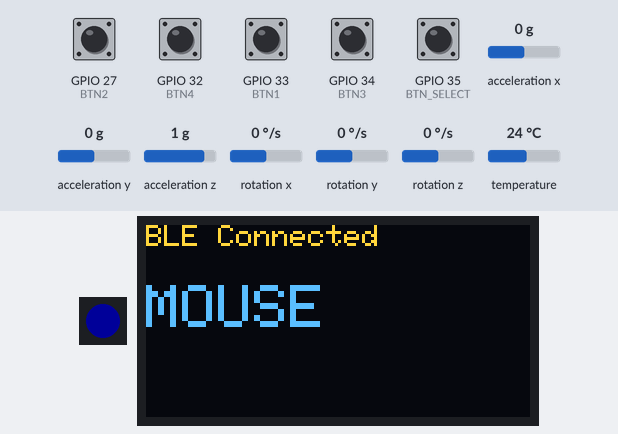
A sketch run on a simulated ESP32. Parts: 1 RGB LEDs in strip order, left to right, 128×64 one-colour display. The inputs (shaded band) are chosen by the test bench; at power-on: GPIO 27 (BTN2), GPIO 32 (BTN4), GPIO 33 (BTN1), GPIO 34 (BTN3), GPIO 35 (BTN_SELECT) HIGH, acceleration x 0 g, acceleration y 0 g, acceleration z 1 g, rotation x 0 °/s, rotation y 0 °/s, rotation z 0 °/s, temperature 24 °C. Dim RGB values are drawn brighter than linear; the OLED is the two-colour kind (top 16 rows yellow); USB keyboard and mouse output is not drawn; what the sketch prints to the serial monitor is not drawn.

Above: at 2.2 s.
2.3 s: GPIO 35 (BTN_SELECT) pulled LOW for 0.15 s
At 3.6 s:
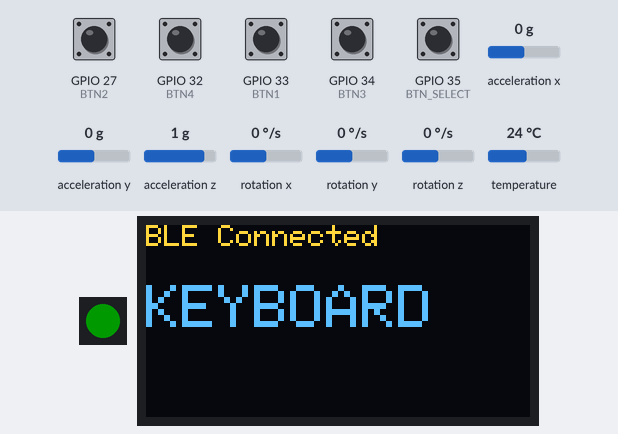
10.8 s: GPIO 35 (BTN_SELECT) pulled LOW for 1 s
At 11.8 s:
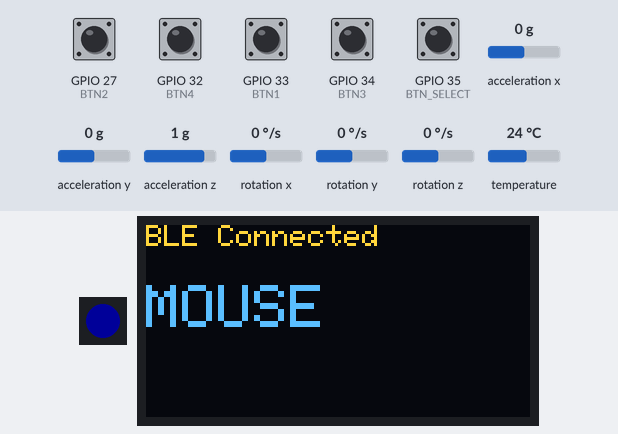
Timing chart, 0 to 13.8 s (numbered marks = the images above; inputs shaded):
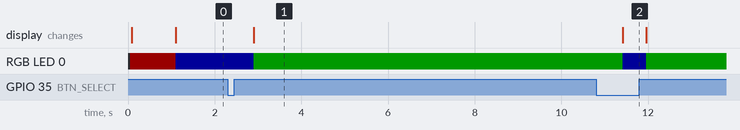

Measured:
- after the input at 2.3 s, RGB LED 0: RGB(0, 0, 25) → RGB(0, 25, 0) after 0.60 s; the display: changes after 0.60 s (image 1)
- after the input at 10.8 s, RGB LED 0: RGB(0, 25, 0) → RGB(0, 0, 25) after 0.62 s, → RGB(0, 25, 0) 0.55 s later; the display: changes after 0.62 s (image 2)

The sketch:

withOLED.ino
```cpp
#include <BleCombo.h>
#include <Adafruit_MPU6050.h>
#include <Adafruit_Sensor.h>
#include <Adafruit_NeoPixel.h>
#include <Wire.h>
#include <Adafruit_SSD1306.h>

// ================== CONFIGURATION ==================
#define SPEED 10   // Adjust mouse speed
#define PIXEL_PIN 2
#define NUM_PIXELS 1

// OLED
#define SCREEN_WIDTH 128
#define SCREEN_HEIGHT 64
#define OLED_RESET -1
Adafruit_SSD1306 display(SCREEN_WIDTH, SCREEN_HEIGHT, &Wire, OLED_RESET);

// ================== BUTTON PINS =====================
#define BTN_SELECT 35  // Mode switch button
#define BTN1       33
#define BTN2       27
#define BTN3       34
#define BTN4       32

// ================== OBJECTS =========================
Adafruit_MPU6050 mpu;
Adafruit_NeoPixel pixel(NUM_PIXELS, PIXEL_PIN, NEO_GRB + NEO_KHZ800);

// ================== VARIABLES =======================
bool mouseMode = true;   // Start in mouse mode
unsigned long buttonPressStart = 0;
bool buttonHeld = false;

// ================== SETUP ===========================
void setup() {
  Serial.begin(115200);
  Serial.println("Starting...");

  // BLE
  Keyboard.begin();
  Mouse.begin();

  // Buttons
  pinMode(BTN_SELECT, INPUT_PULLUP);
  pinMode(BTN1, INPUT_PULLUP);
  pinMode(BTN2, INPUT_PULLUP);
  pinMode(BTN3, INPUT_PULLUP);
  pinMode(BTN4, INPUT_PULLUP);

  // Pixel LED
  pixel.begin();
  pixel.show();
  setPixelColor(false, false);

  // OLED
  if (!display.begin(SSD1306_SWITCHCAPVCC, 0x3C)) {
    Serial.println("SSD1306 not found!");
    while (1);
  }
  display.clearDisplay();
  display.setTextColor(SSD1306_WHITE);
  display.setTextSize(1);
  display.setCursor(0, 0);
  display.println("Initializing...");
  display.display();

  // MPU6050
  if (!mpu.begin()) {
    Serial.println("MPU6050 not found!");
    display.clearDisplay();
    display.setCursor(0, 0);
    display.println("MPU6050 Error!");
    display.display();
    while (1) delay(10);
  }
  mpu.setAccelerometerRange(MPU6050_RANGE_8_G);
  mpu.setGyroRange(MPU6050_RANGE_500_DEG);
  mpu.setFilterBandwidth(MPU6050_BAND_5_HZ);

  display.clearDisplay();
  display.setCursor(0, 0);
  display.println("Setup complete!");
  display.display();

  Serial.println("Setup complete!");
  delay(1000);
}

// ================== MAIN LOOP =======================
void loop() {
  bool connected = Keyboard.isConnected();

  // Update LED and OLED status
  setPixelColor(connected, mouseMode);
  updateDisplay(connected, mouseMode);

  if (connected) {
    handleModeSwitch();

    if (mouseMode) {
      // ================= Mouse Mode =================
      sensors_event_t a, g, temp;
      mpu.getEvent(&a, &g, &temp);

      Mouse.move(g.gyro.z * -SPEED, g.gyro.y * SPEED);

      if (digitalRead(BTN1) == LOW) {
        Mouse.click(MOUSE_LEFT);
        Serial.println("Mouse Left Click");
        delay(200);
      }
      if (digitalRead(BTN2) == LOW) {
        Mouse.click(MOUSE_RIGHT);
        Serial.println("Mouse Right Click");
        delay(200);
      }
      if (digitalRead(BTN3) == LOW) {
        Mouse.move(0, 0, 1); // Scroll up
        Serial.println("Mouse: Scroll Up");
        delay(200);
      }
      if (digitalRead(BTN4) == LOW) {
        Mouse.move(0, 0, -1); // Scroll down
        Serial.println("Mouse: Scroll Down");
        delay(200);
      }

    } else {
      // ================= Keyboard/Media Mode =================
      if (digitalRead(BTN3) == LOW) {
        Keyboard.write(KEY_MEDIA_VOLUME_UP);
        Serial.println("Volume Up");
        delay(200);
      }
      if (digitalRead(BTN4) == LOW) {
        Keyboard.write(KEY_MEDIA_VOLUME_DOWN);
        Serial.println("Volume Down");
        delay(200);
      }
      if (digitalRead(BTN1) == LOW) {
        Keyboard.write(KEY_MEDIA_PLAY_PAUSE);
        Serial.println("Play/Pause");
        delay(300);
      }
      if (digitalRead(BTN2) == LOW) {
        Keyboard.write(KEY_MEDIA_NEXT_TRACK);
        Serial.println("Next Track");
        delay(300);
      }
    }
  }

  delay(20);
}

// ================== MODE SWITCH =====================
void handleModeSwitch() {
  if (digitalRead(BTN_SELECT) == LOW) {
    if (!buttonHeld) {
      buttonPressStart = millis();
      buttonHeld = true;
    } else {
      // Toggle mode
      mouseMode = !mouseMode;
      Serial.print("Mode changed to: ");
      Serial.println(mouseMode ? "MOUSE" : "KEYBOARD");
      delay(500);
    }
  } else {
    buttonHeld = false;
  }
}

// ================== PIXEL LED FUNCTION ===============
void setPixelColor(bool connected, bool mouseMode) {
  if (!connected) {
    pixel.setPixelColor(0, pixel.Color(25, 0, 0)); // 🔴 Not connected
  } else if (mouseMode) {
    pixel.setPixelColor(0, pixel.Color(0, 0, 25)); // 🔵 Mouse Mode
  } else {
    pixel.setPixelColor(0, pixel.Color(0, 25, 0)); // 🟢 Keyboard Mode
  }
  pixel.show();
}

// ================== OLED DISPLAY FUNCTION ============
void updateDisplay(bool connected, bool mouseMode) {
  display.clearDisplay();
  display.setTextSize(1);
  display.setCursor(0, 0);

  if (connected) {
    display.println("BLE Connected");
  } else {
    display.println("Not Connected");
  }

  display.setCursor(0, 20);
  display.setTextSize(2);
  if (mouseMode) {
    display.println("MOUSE");
  } else {
    display.println("KEYBOARD");
  }

  display.display();
}
```
